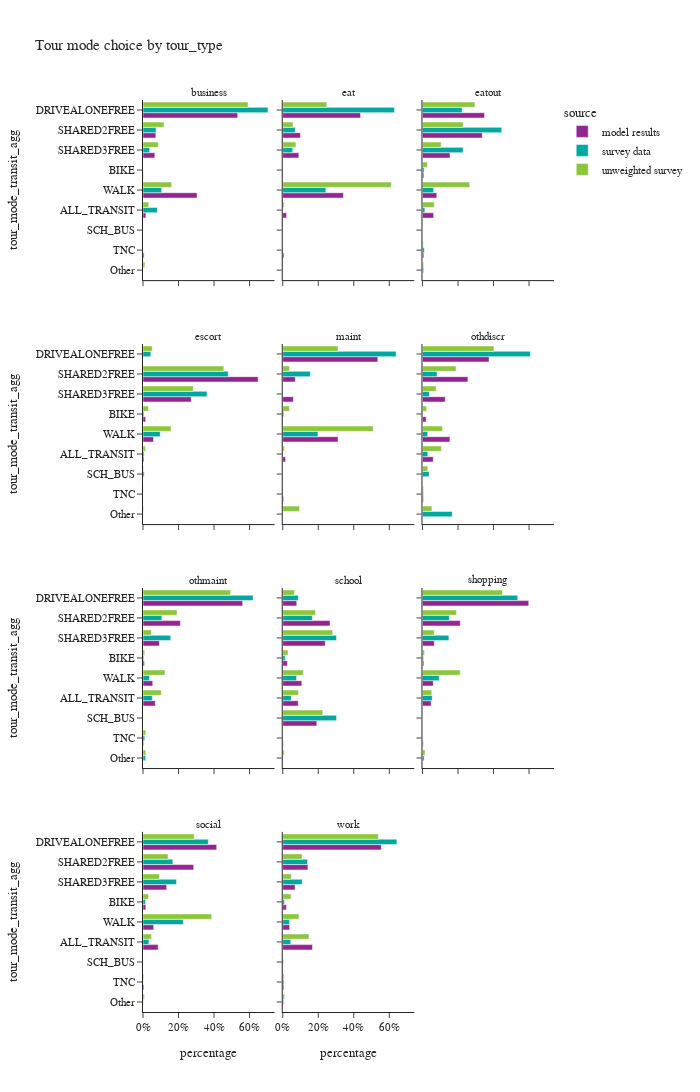
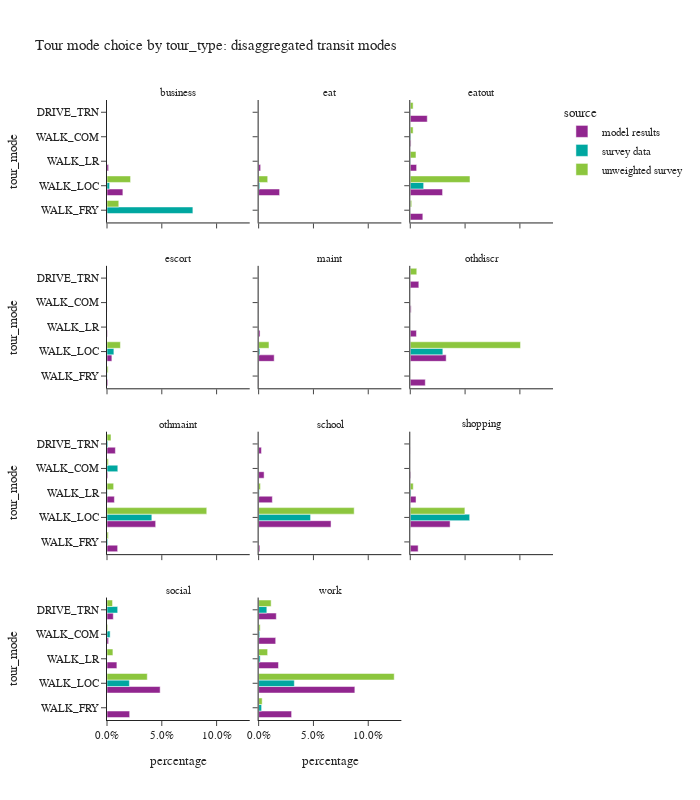

Notebook cell for these charts, in order:
### Code cell
plot_mode_choice(tour_data,'tour_type',3,1200)
plot_mode_choice_transit(tour_data,'tour_type',3,800)
